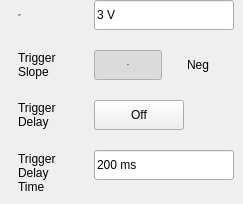
    <widget class="QWidget" name="ExternalPage">
     <widget class="QLabel" name="label_9">
      <property name="geometry">
       <rect>
        <x>18</x>
        <y>150</y>
        <width>54</width>
        <height>45</height>
       </rect>
      </property>
      <property name="text">
       <string>Trigger
Delay
Time</string>
      </property>
     </widget>
     <widget class="SA_LineEdit" name="edit_External_DelayValue">
      <property name="geometry">
       <rect>
        <x>94</x>
        <y>150</y>
        <width>140</width>
        <height>30</height>
       </rect>
      </property>
      <property name="text">
       <string>200 ms</string>
      </property>
      <property name="readOnly">
       <bool>true</bool>
      </property>
     </widget>
     <widget class="SA_LineEdit" name="edit_External_level">
      <property name="geometry">
       <rect>
        <x>94</x>
        <y>0</y>
        <width>140</width>
        <height>30</height>
       </rect>
      </property>
      <property name="text">
       <string>3 V</string>
      </property>
      <property name="readOnly">
       <bool>true</bool>
      </property>
     </widget>
     <widget class="QPushButton" name="pb_External_DelayOn">
      <property name="geometry">
       <rect>
        <x>94</x>
        <y>100</y>
        <width>90</width>
        <height>30</height>
       </rect>
      </property>
      <property name="focusPolicy">
       <enum>Qt::NoFocus</enum>
      </property>
      <property name="styleSheet">
       <string notr="true">/*******************indoor**********************/
#SA_Dialog_TriggerSetup[status  =  &quot;indoor&quot;] 
QPushButton
{
	background-color:rgba(0,0,0,0);
	font: 75 13px &quot;Arial&quot;;
	font-weight:bold;
}
#SA_Dialog_TriggerSetup[status  =  &quot;indoor&quot;] 
QPushButton:checked
{
	padding:7px 44px 6px 25px;
	color:rgba(87, 87, 87, 1);
	border-image: url(:/sa/image/toggle_on.png);
}
#SA_Dialog_TriggerSetup[status  =  &quot;indoor&quot;] 
QPushButton:!checked
{
	padding:7px 17px 6px 36px;
	color:rgba(123, 123, 123, 1);
	border-image: url(:/sa/image/toggle_off.png);
}

/*******************outdoor**********************/
#SA_Dialog_TriggerSetup[status  =  &quot;outdoor&quot;] 
QPushButton
{
	background-color:rgba(0,0,0,0);
	font: 75 13px &quot;Arial&quot;;
	font-weight:bold;
}
#SA_Dialog_TriggerSetup[status  =  &quot;outdoor&quot;] 
QPushButton:checked
{
	padding:7px 44px 6px 25px;
	color:rgba(87, 87, 87, 1);
	border-image: url(:/sa/image/toggle_on.png);
}
#SA_Dialog_TriggerSetup[status  =  &quot;outdoor&quot;] 
QPushButton:!checked
{
	padding:7px 17px 6px 36px;
	color:rgba(123, 123, 123, 1);
	border-image: url(:/sa/image/toggle_off.png);
}

/*******************night**********************/
#SA_Dialog_TriggerSetup[status  =  &quot;night&quot;] 
QPushButton
{
	background-color:rgba(0,0,0,0);
	font: 75 13px &quot;Arial&quot;;
	font-weight:bold;
}
#SA_Dialog_TriggerSetup[status  =  &quot;night&quot;] 
QPushButton:checked
{
	padding:7px 44px 6px 25px;
	color:rgba(87, 87, 87, 1);
	border-image: url(:/sa/image/night/toggle_on.png);
}
#SA_Dialog_TriggerSetup[status  =  &quot;night&quot;] 
QPushButton
{
	padding:7px 17px 6px 36px;
	color:rgba(121,106,80,1);
	border-image: url(:/sa/image/night/toggle_off.png);
}</string>
      </property>
      <property name="text">
       <string>Off</string>
      </property>
      <property name="checkable">
       <bool>true</bool>
      </property>
      <property name="checked">
       <bool>false</bool>
      </property>
     </widget>
     <widget class="QLabel" name="label_10">
      <property name="geometry">
       <rect>
        <x>18</x>
        <y>100</y>
        <width>52</width>
        <height>30</height>
       </rect>
      </property>
      <property name="text">
       <string>Trigger
Delay</string>
      </property>
     </widget>
     <widget class="QPushButton" name="pb_External_Neg">
      <property name="geometry">
       <rect>
        <x>164</x>
        <y>50</y>
        <width>68</width>
        <height>30</height>
       </rect>
      </property>
      <property name="focusPolicy">
       <enum>Qt::NoFocus</enum>
      </property>
      <property name="styleSheet">
       <string notr="true">/*******************indoor**********************/
#SA_Dialog_TriggerSetup[status  =  &quot;indoor&quot;] 
QPushButton{
	font: 75 13px &quot;Arial&quot;;
	font-weight:bold;
}

#SA_Dialog_TriggerSetup[status  =  &quot;indoor&quot;] 
QPushButton:checked{
background-color:transparent;
	background-image: url(:/sa/image/fre_checked_right.png);
	background-position:right;
color:rgba(87, 87, 87, 1);
}

#SA_Dialog_TriggerSetup[status  =  &quot;indoor&quot;] 
QPushButton:!checked
{

color:rgba(123, 123, 123, 1);
background-color:transparent;
	background-image: url(:/sa/image/fre_checked_left.png);
	background-position:right;
}

/*******************outdoor**********************/
#SA_Dialog_TriggerSetup[status  =  &quot;outdoor&quot;] 
QPushButton{
	font: 75 13px &quot;Arial&quot;;
	font-weight:bold;
}

#SA_Dialog_TriggerSetup[status  =  &quot;outdoor&quot;] 
QPushButton:checked{
background-color:transparent;
	background-image: url(:/sa/image/fre_checked_right.png);
	background-position:right;
color:rgba(87, 87, 87, 1);
}

#SA_Dialog_TriggerSetup[status  =  &quot;outdoor&quot;] 
QPushButton:!checked
{

color:rgba(123, 123, 123, 1);
background-color:transparent;
	background-image: url(:/sa/image/fre_checked_left.png);
	background-position:right;
}

/*******************night**********************/
#SA_Dialog_TriggerSetup[status  =  &quot;night&quot;] 
QPushButton{
	font: 75 13px &quot;Arial&quot;;
	font-weight:bold;
}

#SA_Dialog_TriggerSetup[status  =  &quot;night&quot;] 
QPushButton:checked{
	background-color:transparent;
	border-image: url(:/sa/image/night/btn_right_click.png);
	color:rgba(85,74,56,1);
}

#SA_Dialog_TriggerSetup[status  =  &quot;night&quot;] 
QPushButton:!checked
{
	color:rgba(121,106,81,1);
	background-color:transparent;
	border-image: url(:/sa/image/night/btn_right_nor.png);
}</string>
      </property>
      <property name="text">
       <string>Neg</string>
      </property>
      <property name="checkable">
       <bool>true</bool>
      </property>
      <property name="checked">
       <bool>false</bool>
      </property>
      <property name="autoExclusive">
       <bool>true</bool>
      </property>
      <property name="flat">
       <bool>true</bool>
      </property>
     </widget>
     <widget class="QLabel" name="label_11">
      <property name="geometry">
       <rect>
        <x>18</x>
        <y>50</y>
        <width>72</width>
        <height>30</height>
       </rect>
      </property>
      <property name="text">
       <string>Trigger
Slope</string>
      </property>
     </widget>
     <widget class="QLabel" name="label_12">
      <property name="geometry">
       <rect>
        <x>18</x>
        <y>0</y>
        <width>66</width>
        <height>30</height>
       </rect>
      </property>
      <property name="font">
       <font>
        <family>Arial</family>
        <pointsize>-1</pointsize>
        <weight>9</weight>
        <italic>false</italic>
        <bold>false</bold>
       </font>
      </property>
      <property name="text">
       <string>Trigger
Level</string>
      </property>
     </widget>
     <widget class="QPushButton" name="pb_External_Pos">
      <property name="geometry">
       <rect>
        <x>94</x>
        <y>50</y>
        <width>68</width>
        <height>30</height>
       </rect>
      </property>
      <property name="font">
       <font>
        <family>Arial</family>
        <pointsize>-1</pointsize>
        <weight>75</weight>
        <italic>false</italic>
        <bold>true</bold>
       </font>
      </property>
      <property name="focusPolicy">
       <enum>Qt::NoFocus</enum>
      </property>
      <property name="styleSheet">
       <string notr="true">/*******************indoor**********************/
#SA_Dialog_TriggerSetup[status  =  &quot;indoor&quot;] 
QPushButton{
	font: 75 13px &quot;Arial&quot;;
	font-weight:bold;
}
#SA_Dialog_TriggerSetup[status  =  &quot;indoor&quot;] 
QPushButton:checked{
	color:rgba(87, 87, 87, 1);
	background-color:transparent;
	padding: 8px 14px 7px 15px;
	background-image: url(:/sa/image/fre_checked_left.png);
}
#SA_Dialog_TriggerSetup[status  =  &quot;indoor&quot;] 
QPushButton:!checked
{
color:rgba(123, 123, 123, 1);
background-color:transparent;
padding: 8px 14px 7px 15px;
	background-image: url(:/sa/image/fre_checked_right.png);
}

/*******************outdoor**********************/
#SA_Dialog_TriggerSetup[status  =  &quot;outdoor&quot;] 
QPushButton{
	font: 75 13px &quot;Arial&quot;;
	font-weight:bold;
}
#SA_Dialog_TriggerSetup[status  =  &quot;outdoor&quot;] 
QPushButton:checked{
	color:rgba(87, 87, 87, 1);
	background-color:transparent;
	padding: 8px 14px 7px 15px;
	background-image: url(:/sa/image/fre_checked_left.png);
}
#SA_Dialog_TriggerSetup[status  =  &quot;outdoor&quot;] 
QPushButton:!checked
{
color:rgba(123, 123, 123, 1);
background-color:transparent;
padding: 8px 14px 7px 15px;
	background-image: url(:/sa/image/fre_checked_right.png);
}

/*******************night**********************/
#SA_Dialog_TriggerSetup[status  =  &quot;night&quot;] 
QPushButton{
	font: 75 13px &quot;Arial&quot;;
	font-weight:bold;
}
#SA_Dialog_TriggerSetup[status  =  &quot;night&quot;] 
QPushButton:checked
{
	color:rgba(85,74,56,1);
	background-color:transparent;
	padding: 8px 14px 7px 15px;
	border-image: url(:/sa/image/night/btn_left_click.png);
}
#SA_Dialog_TriggerSetup[status  =  &quot;night&quot;] 
QPushButton:!checked
{
	color:rgba(121,106,81,1);
	background-color:transparent;
	padding: 8px 14px 7px 15px;
	border-image: url(:/sa/image/night/btn_left_nor.png);
}
</string>
      </property>
      <property name="text">
       <string>Pos</string>
      </property>
      <property name="checkable">
       <bool>true</bool>
      </property>
      <property name="checked">
       <bool>true</bool>
      </property>
      <property name="autoExclusive">
       <bool>true</bool>
      </property>
      <property name="flat">
       <bool>true</bool>
      </property>
     </widget>
    </widget>
